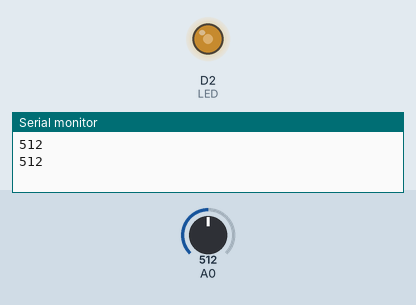
Simulated run of this sketch. Board: ESP8266 (NodeMCU). Shown: output pins drawn as LEDs (lit = HIGH), the last lines printed to the serial monitor. The inputs (shaded band) are chosen by the test bench; at power-on: A0 = 512.

Above: at 1.8 s.
1.9 s: A0 set to 716
At 2.9 s:
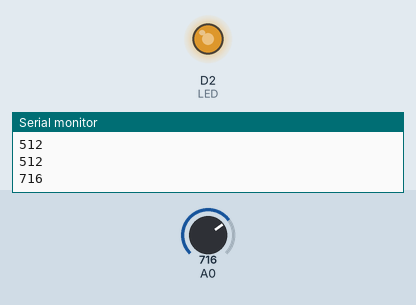
3.5 s: A0 set to 900
At 4.4 s:
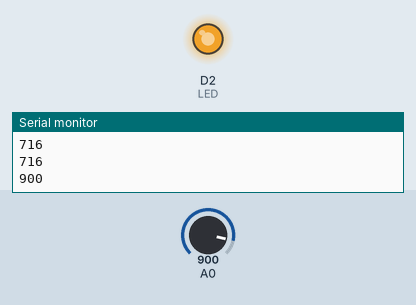
5.5 s: A0 set to 122
At 7.1 s:
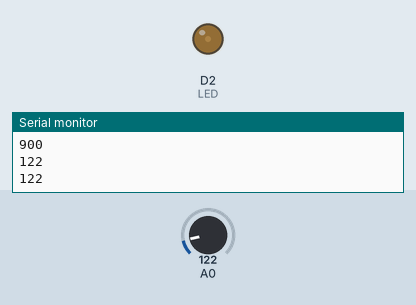
7.5 s: A0 set to 0
At 8.7 s:
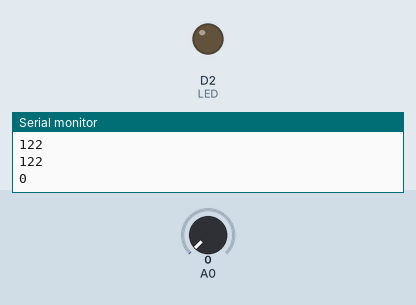
Timing chart, 0 to 10.5 s (numbered marks = the images above; inputs shaded):
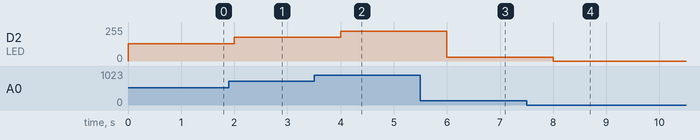

The sketch:

EX6-1.ino
```cpp
#define LED  D2
void setup() {
  Serial.begin(9600);
  pinMode(LED, OUTPUT);
  analogWrite(LED, 0);
}
int reading = 0;
int lightness = 0;
void loop() {
  reading = analogRead(A0);
  Serial.println(reading);
  lightness = map(reading, 0, 1023, 0, 255);
  analogWrite(LED, lightness);
  delay(1000);
}
```

Measured:
- after the input at 1.9 s, D2 (LED): 128/255 → 178/255 after 0.10 s
- after the input at 3.5 s, D2 (LED): 178/255 → 224/255 after 0.50 s
- after the input at 5.5 s, D2 (LED): 224/255 → 30/255 after 0.50 s
- after the input at 7.5 s, D2 (LED): 30/255 → 0/255 after 0.50 s
